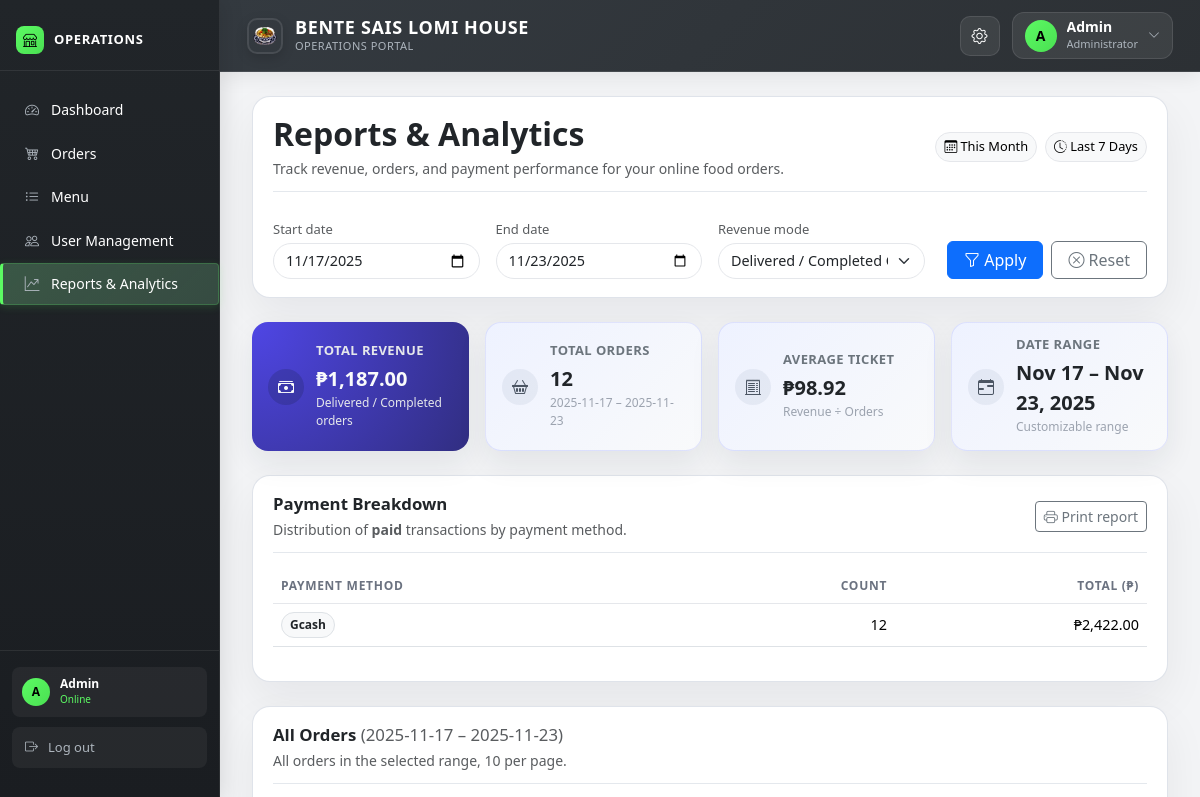
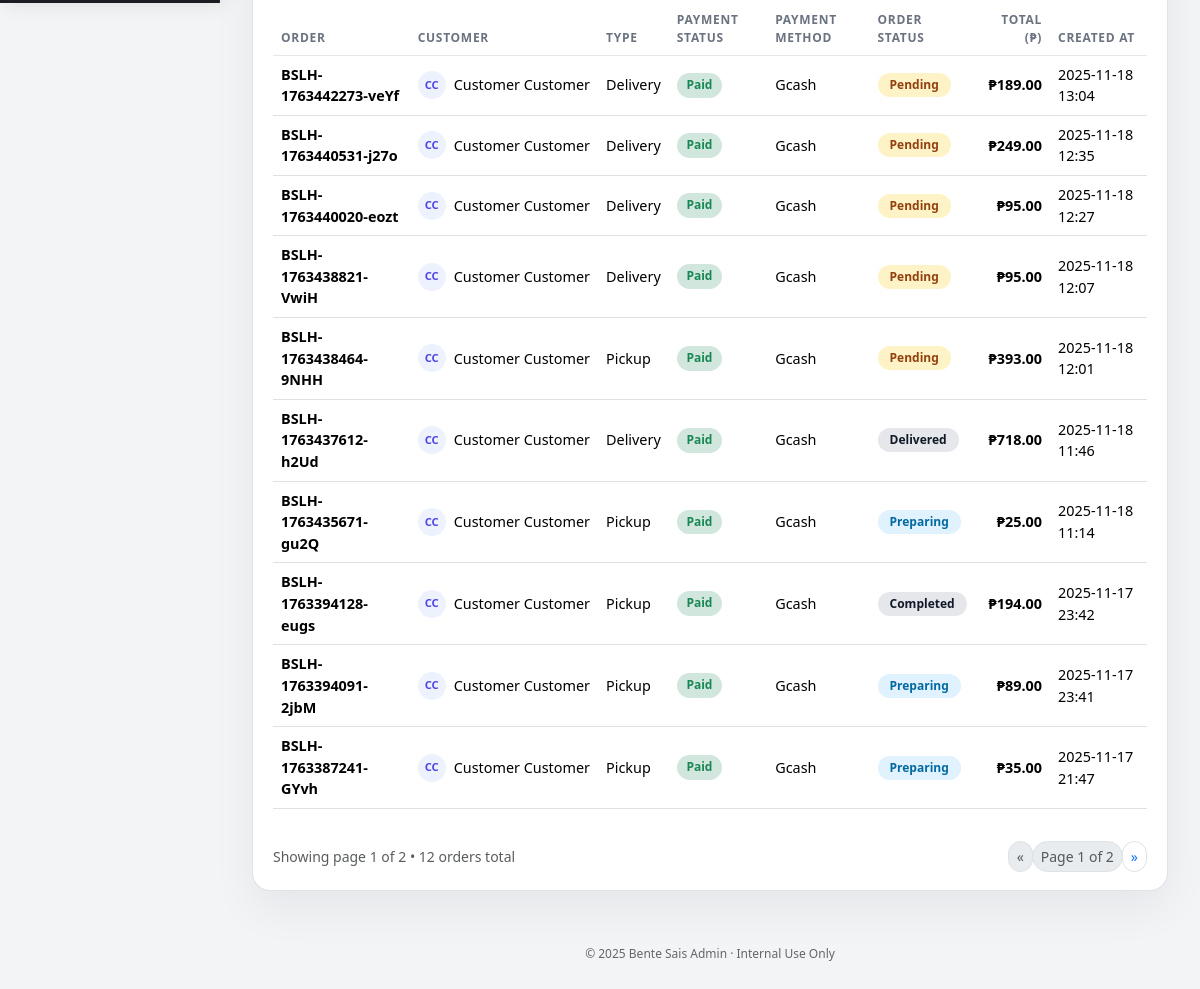
Page /admin/reports.php (signed in) on the earlier database version (2 pictures, top to bottom).
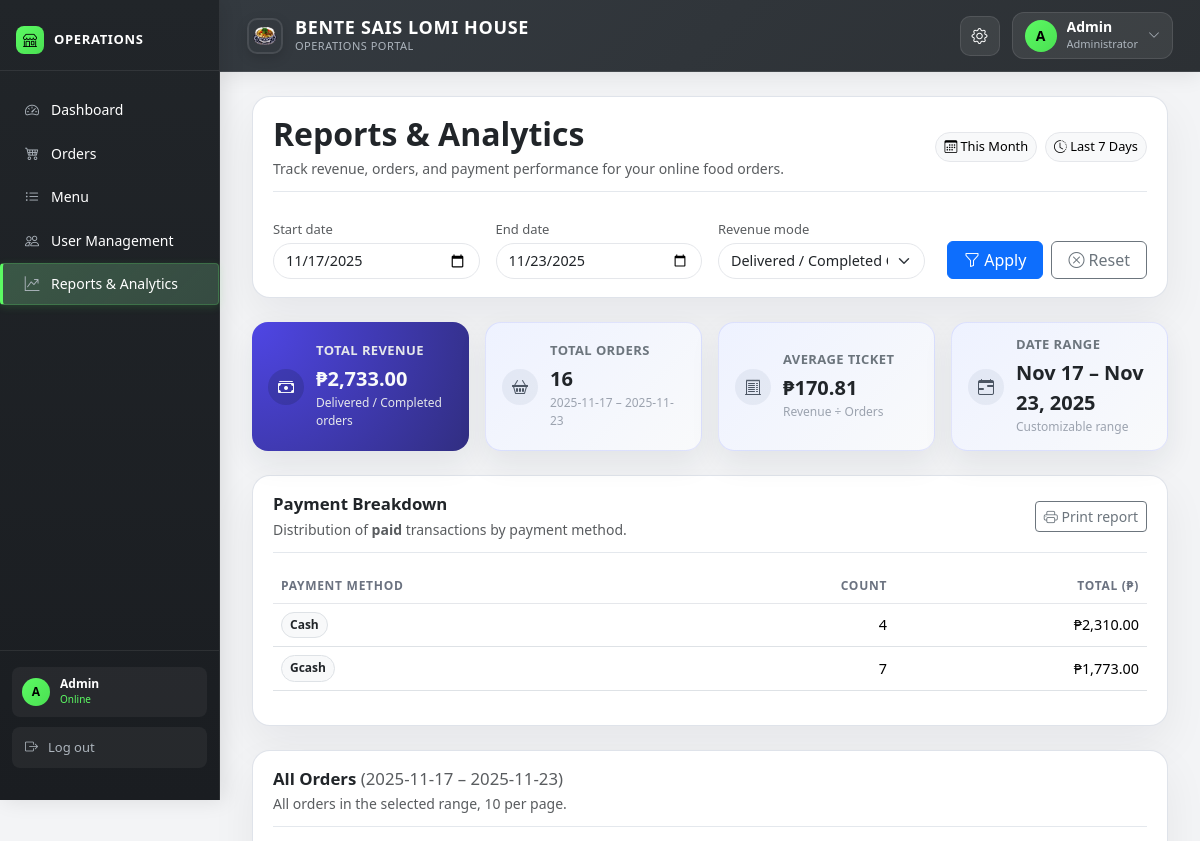
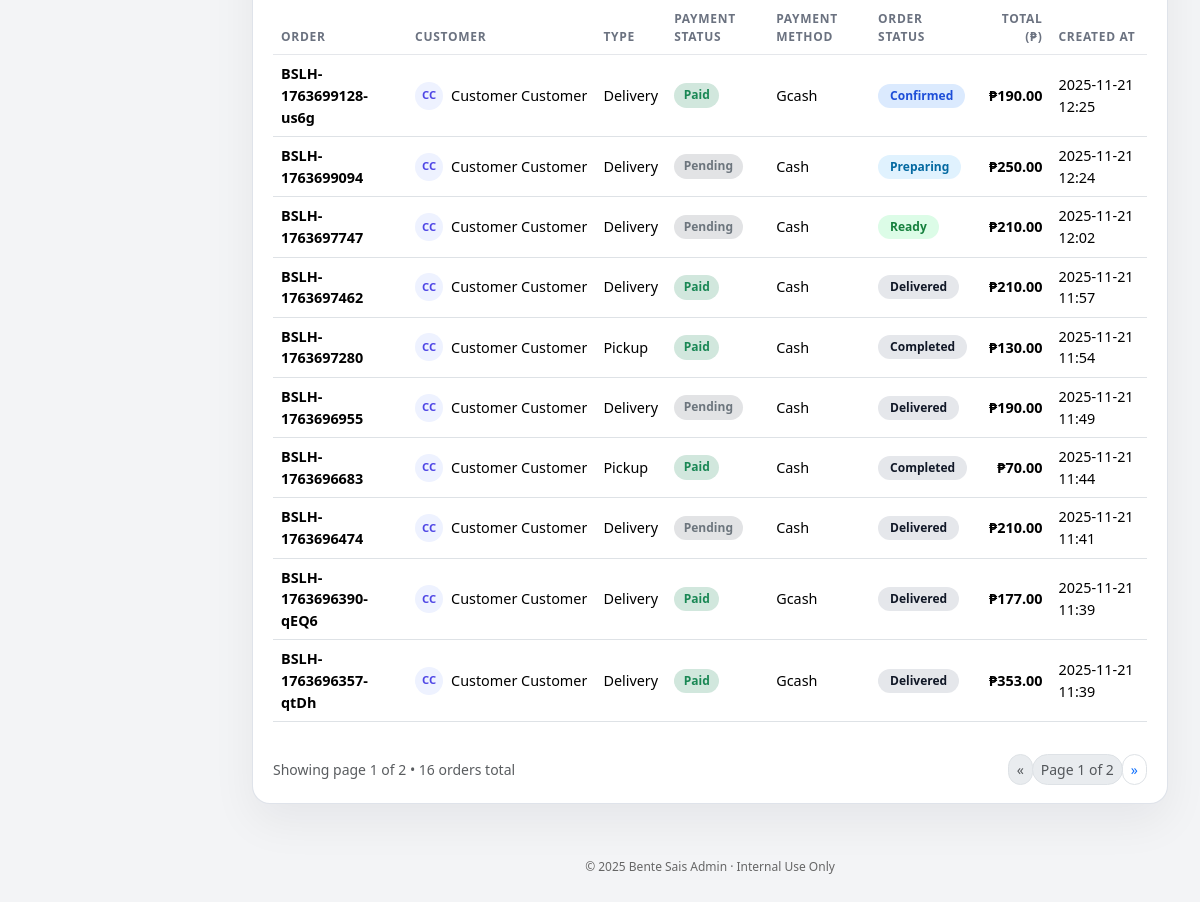
Same page on the later database version (2 pictures, top to bottom).
### tables this page shows
CREATE TABLE `order_payment_details` (
  `payment_id` int(11) NOT NULL,
  `order_id` int(11) NOT NULL,
  `payment_method` enum('cash','gcash','card') NOT NULL,
  `payment_status` enum('pending','paid','failed','refunded') DEFAULT 'pending',
  `gcash_reference` varchar(100) DEFAULT NULL,
  `gcash_amount` decimal(10,2) DEFAULT NULL,
  `gcash_sender_name` varchar(100) DEFAULT NULL,
  `amount_paid` decimal(10,2) DEFAULT NULL,
  `change_amount` decimal(10,2) DEFAULT NULL,
  `paid_at` datetime DEFAULT NULL
);

CREATE TABLE `orders` (
  `order_id` int(11) NOT NULL,
  `order_number` varchar(20) NOT NULL,
  `user_id` int(11) DEFAULT NULL,
  `order_type` enum('pickup','delivery') NOT NULL,
  `order_time` datetime NOT NULL,
  `preferred_time` datetime DEFAULT NULL,
  `status` enum('pending','confirmed','preparing','ready','out_for_delivery','delivered','completed','cancelled') DEFAULT 'pending',
  `subtotal` decimal(10,2) NOT NULL DEFAULT 0.00,
  `delivery_fee` decimal(10,2) NOT NULL DEFAULT 0.00,
  `tip_amount` decimal(10,2) NOT NULL DEFAULT 0.00,
  `total_amount` decimal(10,2) NOT NULL DEFAULT 0.00,
  `handler_id` int(11) DEFAULT NULL,
  `driver_id` int(11) DEFAULT NULL,
  `confirmed_at` datetime DEFAULT NULL,
  `preparing_at` datetime DEFAULT NULL,
  `ready_at` datetime DEFAULT NULL,
  `out_for_delivery_at` datetime DEFAULT NULL,
  `delivered_at` datetime DEFAULT NULL,
  `cancelled_at` datetime DEFAULT NULL,
  `created_at` datetime DEFAULT current_timestamp(),
  `updated_at` datetime DEFAULT current_timestamp() ON UPDATE current_timestamp()
);

### admin/reports.php (the view, shortened to what the changed rows need)
<?php
include __DIR__ . '/includes/header.php';
$DB = [
  'TABLE_ORDERS'   => 'orders',
  'TABLE_CUST'     => 'order_customer_details',
  'TABLE_PAY'      => 'order_payment_details',
  'COL_ORDER_ID'   => 'order_id',
  'COL_ORDER_NUM'  => 'order_number',
  'COL_USER_ID'    => 'user_id',
  'COL_CUST_NAME'  => 'customer_first_name',
  'COL_CUST_LNAME' => 'customer_last_name',
  'COL_TYPE'       => 'order_type',
  'COL_STATUS'     => 'status',
  'COL_PAY_STATUS' => 'payment_status',
  'COL_PAY_METHOD' => 'payment_method',
  'COL_PAY_AMOUNT' => 'amount_paid',
  'COL_PAY_DATE'   => 'paid_at',
  'COL_TOTAL'      => 'total_amount',
  'COL_CREATED'    => 'created_at',
];
function peso($n) { return '₱' . number_format((float)$n, 2); }
function h($s){ return htmlspecialchars((string)$s, ENT_QUOTES, 'UTF-8'); }
$start = isset($_GET['start']) && $_GET['start'] !== '' ? $_GET['start'] : date('Y-m-d', strtotime('-6 days'));
$end   = isset($_GET['end'])   && $_GET['end']   !== '' ? $_GET['end']   : date('Y-m-d');
$revMode = $_GET['rev_mode'] ?? 'completed';
$perPage = 10;
$page = isset($_GET['page']) ? (int)$_GET['page'] : 1;
$from = $start . ' 00:00:00';
$to   = $end   . ' 23:59:59';
$T_O = $DB['TABLE_ORDERS'];
$T_C = $DB['TABLE_CUST'];
$T_P = $DB['TABLE_PAY'];
$O_ID = $DB['COL_ORDER_ID'];
$O_NUM = $DB['COL_ORDER_NUM'];
$O_CREATED = $DB['COL_CREATED'];
$O_STATUS = $DB['COL_STATUS'];
$O_TOTAL = $DB['COL_TOTAL'];
$O_TYPE = $DB['COL_TYPE'];
$C_FNAME = $DB['COL_CUST_NAME'];
$C_LNAME = $DB['COL_CUST_LNAME'];
$P_STATUS = $DB['COL_PAY_STATUS'];
$P_METHOD = $DB['COL_PAY_METHOD'];
$P_DATE = $DB['COL_PAY_DATE'];
$P_AMOUNT = $DB['COL_PAY_AMOUNT'];
$sum = ['revenue'=>0,'orders'=>0];
if ($revMode === 'paid') {
    $sql = "SELECT COALESCE(SUM($T_P.$P_AMOUNT),0) FROM $T_P WHERE $T_P.$P_DATE BETWEEN ? AND ? AND $T_P.$P_STATUS = 'paid'";
} else {
    $sql = "SELECT COALESCE(SUM($T_O.$O_TOTAL),0) FROM $T_O WHERE $T_O.$O_CREATED BETWEEN ? AND ? AND $T_O.$O_STATUS IN ('delivered','completed')";
}
if ($stmt = $conn->prepare($sql)) {
  $stmt->bind_param('ss', $from, $to);
  $stmt->execute(); $stmt->bind_result($sum['revenue']); $stmt->fetch(); $stmt->close();
}
if ($stmt = $conn->prepare("SELECT COUNT(*) FROM $T_O WHERE $O_CREATED BETWEEN ? AND ?")) {
  $stmt->bind_param('ss', $from, $to);
  $stmt->execute(); $stmt->bind_result($sum['orders']); $stmt->fetch(); $stmt->close();
}
$totalOrders = (int)$sum['orders'];
$totalPages = max(1, (int)ceil($totalOrders / $perPage));
$offset = ($page - 1) * $perPage;
$payRows = [];
$sql = "SELECT
            COALESCE($P_METHOD,'Unknown') AS method,
            COUNT($O_ID) AS cnt,
            COALESCE(SUM($P_AMOUNT),0) AS amt
        FROM $T_P
        WHERE $P_DATE BETWEEN ? AND ? AND $P_STATUS='paid'
        GROUP BY COALESCE($P_METHOD,'Unknown')
        ORDER BY amt DESC";
if ($stmt = $conn->prepare($sql)) {
  $stmt->bind_param('ss', $from, $to);
  $stmt->execute();
  $res = $stmt->get_result();
  while ($r = $res->fetch_assoc()) { $payRows[] = $r; }
}
$orders = [];
$sql = "SELECT
            o.$O_ID, o.$O_NUM, o.$O_CREATED, o.$O_TYPE, o.$O_STATUS, o.$O_TOTAL,
            CONCAT(ocd.$C_FNAME, ' ', ocd.$C_LNAME) as customer_name,
            opd.$P_STATUS, opd.$P_METHOD
        FROM $T_O o
        LEFT JOIN $T_C ocd ON o.$O_ID = ocd.$O_ID
        LEFT JOIN $T_P opd ON o.$O_ID = opd.$O_ID
        WHERE o.$O_CREATED BETWEEN ? AND ?
        ORDER BY o.$O_CREATED DESC
        LIMIT ? OFFSET ?";
if ($stmt = $conn->prepare($sql)) {
  $stmt->bind_param('ssii', $from, $to, $perPage, $offset);
  $stmt->execute();
  $res = $stmt->get_result();
  while ($r = $res->fetch_assoc()) { $orders[] = $r; }
}
?>
<div class="container-fluid">
  <main class="main-content py-4">
    <div class="content-card mb-4 no-print">
      <div class="content-card-header d-flex justify-content-between align-items-center">
        <div>
          <h2 class="page-title mb-1">Reports &amp; Analytics</h2>
        </div>
      </div>
    </div>
    <div id="print-area">
      <div class="row g-3 mb-4">
        <div class="col-sm-6 col-lg-3">
          <div class="stat-card stat-card-main">
            <div>
              <h5 class="stat-label">Total Revenue</h5>
              <div class="stat-value"><?= h(peso($sum['revenue'])) ?></div>
              <div class="stat-hint">
                <?= $revMode==='paid' ? 'Paid transactions only' : 'Delivered / Completed orders' ?>
              </div>
            </div>
          </div>
        </div>
        <div class="col-sm-6 col-lg-3">
          <div class="stat-card">
            <div>
              <h5 class="stat-label">Total Orders</h5>
              <div class="stat-value"><?= h(number_format($sum['orders'])) ?></div>
              <div class="stat-hint"><?= h($start) ?> – <?= h($end) ?></div>
            </div>
          </div>
        </div>
        <div class="col-sm-6 col-lg-3">
          <div class="stat-card">
            <div>
              <h5 class="stat-label">Average Ticket</h5>
              <div class="stat-value">
                <?= $sum['orders'] ? h(peso($sum['revenue'] / $sum['orders'])) : '₱0.00' ?>
              </div>
              <div class="stat-hint">Revenue ÷ Orders</div>
            </div>
          </div>
        </div>
      </div>
      <div class="content-card mb-4">
        <div class="content-card-header d-flex justify-content-between align-items-center">
          <div>
            <h2 class="section-title mb-1">Payment Breakdown</h2>
          </div>
        </div>
        <div class="table-responsive mt-3">
          <table class="table table-hover align-middle modern-table">
            <thead>
              <tr>
                <th>Payment method</th>
                <th class="text-end">Count</th>
                <th class="text-end">Total (₱)</th>
              </tr>
            </thead>
            <tbody>
              <?php if (!$payRows): ?>
                <tr>
                  <td colspan="3" class="text-center text-muted py-4">
                    <i class="bi bi-info-circle me-1"></i>No paid transactions in this range.
                  </td>
                </tr>
              <?php else: ?>
                <?php foreach ($payRows as $r): ?>
                  <tr>
                    <td class="fw-medium">
                      <span class="badge rounded-pill bg-light text-dark border me-1">
                        <?= h(ucfirst($r['method'])) ?>
                      </span>
                    </td>
                    <td class="text-end"><?= h(number_format($r['cnt'])) ?></td>
                    <td class="text-end"><?= h(peso($r['amt'])) ?></td>
                  </tr>
                <?php endforeach; ?>
              <?php endif; ?>
            </tbody>
          </table>
        </div>
      </div>
      <div class="content-card">
        <div class="content-card-header d-flex justify-content-between align-items-center flex-wrap gap-2">
          <div>
            <h2 class="section-title mb-1">
              All Orders <span class="text-muted fw-normal">(<?= h($start) ?> – <?= h($end) ?>)</span>
            </h2>
          </div>
        </div>
        <div class="table-responsive mt-3">
          <table class="table table-hover align-middle modern-table">
            <thead>
              <tr>
                <th>Order</th>
                <th>Customer</th>
                <th>Type</th>
                <th>Payment status</th>
                <th>Payment method</th>
                <th>Order status</th>
                <th class="text-end">Total (₱)</th>
                <th>Created at</th>
              </tr>
            </thead>
            <tbody>
              <?php if (!$orders): ?>
                <tr>
                  <td colspan="8" class="text-center text-muted py-4">
                    <i class="bi bi-inbox me-1"></i>No orders in this period.
                  </td>
                </tr>
              <?php else: ?>
                <?php foreach ($orders as $r): ?>
                  <tr>
                    <td class="fw-semibold">
                      <strong><?= h($r[$O_NUM] ?? $r[$O_ID]) ?></strong>
                    </td>
                    <td>
                      <?php
                        $customer = trim($r['customer_name'] ?? '');
                        $initials = 'C';
                        if ($customer !== '') {
                          $parts = explode(' ', $customer);
                          $initials = strtoupper(substr($parts[0], 0, 1) . (isset($parts[1]) ? substr($parts[1], 0, 1) : ''));
                        }
                      ?>
                      <div class="d-flex align-items-center gap-2">
                        <div class="avatar-circle">
                          <span><?= h($initials) ?></span>
                        </div>
                        <span class="text-truncate" style="max-width: 160px;">
                          <?= h($customer ?: 'Walk-in / Unknown') ?>
                        </span>
                      </div>
                    </td>
                    <td><?= h(ucfirst($r[$O_TYPE])) ?></td>
                    <td>
                      <?php
                        $payStatus = $r[$P_STATUS] ?? 'unpaid';
                        $payBadge = 'bg-secondary-subtle text-secondary';
                        if ($payStatus === 'paid') {
                            $payBadge = 'bg-success-subtle text-success';
                        } elseif ($payStatus === 'failed') {
                            $payBadge = 'bg-danger-subtle text-danger';
                        } elseif ($payStatus === 'refunded') {
                            $payBadge = 'bg-info-subtle text-info';
                        }
                      ?>
                      <span class="badge <?= h($payBadge) ?> badge-rounded">
                        <?= h(ucfirst($payStatus ?: 'Pending')) ?>
                      </span>
                    </td>
                    <td class="text-capitalize">
                      <?= h($r[$P_METHOD] ? $r[$P_METHOD] : '—') ?>
                    </td>
                    <td>
                      <?php
                        $status_map = [
                          'pending'          => 'status-pending',
                          'confirmed'        => 'status-confirmed',
                          'preparing'        => 'status-preparing',
                          'ready'            => 'status-ready',
                          'out_for_delivery' => 'status-out-for-delivery',
                          'delivered'        => 'status-delivered',
                          'completed'        => 'status-completed',
                          'cancelled'        => 'status-cancelled',
                        ];
                        $status_class = $status_map[$r[$O_STATUS]] ?? 'bg-secondary text-white';
                      ?>
                      <span class="status-badge <?= h($status_class) ?>">
                        <?= h(ucfirst(str_replace('_', ' ', $r[$O_STATUS]))) ?>
                      </span>
                    </td>
                    <td class="text-end fw-semibold">
                      <?= h(peso($r[$O_TOTAL])) ?>
                    </td>
                    <td>
                      <?= h(date('Y-m-d H:i', strtotime($r[$O_CREATED]))) ?>
                    </td>
                  </tr>
                <?php endforeach; ?>
              <?php endif; ?>
            </tbody>
          </table>
        </div>
        <?php if ($totalPages > 1): ?>
        <div class="d-flex justify-content-between align-items-center no-print mt-3 flex-wrap gap-2">
          <small class="text-muted">
            Showing page <?= $page ?> of <?= $totalPages ?> • <?= h(number_format($totalOrders)) ?> orders total
          </small>
          <nav>
            <ul class="pagination pagination-sm mb-0">
              <li class="page-item <?= $page <= 1 ? 'disabled' : '' ?>">
                <a class="page-link"
                   href="?start=<?=h($start)?>&end=<?=h($end)?>&rev_mode=<?=h($revMode)?>&page=<?= max(1, $page - 1) ?>">
                  &laquo;
                </a>
              </li>
              <li class="page-item disabled">
                <span class="page-link">
                  Page <?= $page ?> of <?= $totalPages ?>
                </span>
              </li>
              <li class="page-item <?= $page >= $totalPages ? 'disabled' : '' ?>">
                <a class="page-link"
                   href="?start=<?=h($start)?>&end=<?=h($end)?>&rev_mode=<?=h($revMode)?>&page=<?= min($totalPages, $page + 1) ?>">
                  &raquo;
                </a>
              </li>
            </ul>
          </nav>
        </div>
        <?php endif; ?>
      </div>
    </div> </main>
</div>
<?php include __DIR__ . '/includes/footer.php'; ?>

Differences in the rows shown:
removed order_payment_details: order.order_number "BSLH-1763442273-veYf", initials "CC", customer "Customer Customer", order.order_type "Delivery", payment_status "Paid", payment_method "Gcash", order.status "Pending", order.total_amount "₱189.00", order.created_at "2025-11-18 13:04"
removed order_payment_details: order.order_number "BSLH-1763440531-j27o", initials "CC", customer "Customer Customer", order.order_type "Delivery", payment_status "Paid", payment_method "Gcash", order.status "Pending", order.total_amount "₱249.00", order.created_at "2025-11-18 12:35"
removed order_payment_details: order.order_number "BSLH-1763440020-eozt", initials "CC", customer "Customer Customer", order.order_type "Delivery", payment_status "Paid", payment_method "Gcash", order.status "Pending", order.total_amount "₱95.00", order.created_at "2025-11-18 12:27"
removed order_payment_details: order.order_number "BSLH-1763438821-VwiH", initials "CC", customer "Customer Customer", order.order_type "Delivery", payment_status "Paid", payment_method "Gcash", order.status "Pending", order.total_amount "₱95.00", order.created_at "2025-11-18 12:07"
removed order_payment_details: order.order_number "BSLH-1763438464-9NHH", initials "CC", customer "Customer Customer", order.order_type "Pickup", payment_status "Paid", payment_method "Gcash", order.status "Pending", order.total_amount "₱393.00", order.created_at "2025-11-18 12:01"
removed order_payment_details: order.order_number "BSLH-1763437612-h2Ud", initials "CC", customer "Customer Customer", order.order_type "Delivery", payment_status "Paid", payment_method "Gcash", order.status "Delivered", order.total_amount "₱718.00", order.created_at "2025-11-18 11:46"
removed order_payment_details: order.order_number "BSLH-1763435671-gu2Q", initials "CC", customer "Customer Customer", order.order_type "Pickup", payment_status "Paid", payment_method "Gcash", order.status "Preparing", order.total_amount "₱25.00", order.created_at "2025-11-18 11:14"
removed order_payment_details: order.order_number "BSLH-1763394128-eugs", initials "CC", customer "Customer Customer", order.order_type "Pickup", payment_status "Paid", payment_method "Gcash", order.status "Completed", order.total_amount "₱194.00", order.created_at "2025-11-17 23:42"
removed order_payment_details: order.order_number "BSLH-1763394091-2jbM", initials "CC", customer "Customer Customer", order.order_type "Pickup", payment_status "Paid", payment_method "Gcash", order.status "Preparing", order.total_amount "₱89.00", order.created_at "2025-11-17 23:41"
removed order_payment_details: order.order_number "BSLH-1763387241-GYvh", initials "CC", customer "Customer Customer", order.order_type "Pickup", payment_status "Paid", payment_method "Gcash", order.status "Preparing", order.total_amount "₱35.00", order.created_at "2025-11-17 21:47"
added order_payment_details: order.order_number "BSLH-1763699128-us6g", initials "CC", customer "Customer Customer", order.order_type "Delivery", payment_status "Paid", payment_method "Gcash", order.status "Confirmed", order.total_amount "₱190.00", order.created_at "2025-11-21 12:25"
added order_payment_details: order.order_number "BSLH-1763699094", initials "CC", customer "Customer Customer", order.order_type "Delivery", payment_status "Pending", payment_method "Cash", order.status "Preparing", order.total_amount "₱250.00", order.created_at "2025-11-21 12:24"
added order_payment_details: order.order_number "BSLH-1763697747", initials "CC", customer "Customer Customer", order.order_type "Delivery", payment_status "Pending", payment_method "Cash", order.status "Ready", order.total_amount "₱210.00", order.created_at "2025-11-21 12:02"
added order_payment_details: order.order_number "BSLH-1763697462", initials "CC", customer "Customer Customer", order.order_type "Delivery", payment_status "Paid", payment_method "Cash", order.status "Delivered", order.total_amount "₱210.00", order.created_at "2025-11-21 11:57"
added order_payment_details: order.order_number "BSLH-1763697280", initials "CC", customer "Customer Customer", order.order_type "Pickup", payment_status "Paid", payment_method "Cash", order.status "Completed", order.total_amount "₱130.00", order.created_at "2025-11-21 11:54"
added order_payment_details: order.order_number "BSLH-1763696955", initials "CC", customer "Customer Customer", order.order_type "Delivery", payment_status "Pending", payment_method "Cash", order.status "Delivered", order.total_amount "₱190.00", order.created_at "2025-11-21 11:49"
added order_payment_details: order.order_number "BSLH-1763696683", initials "CC", customer "Customer Customer", order.order_type "Pickup", payment_status "Paid", payment_method "Cash", order.status "Completed", order.total_amount "₱70.00", order.created_at "2025-11-21 11:44"
added order_payment_details: order.order_number "BSLH-1763696474", initials "CC", customer "Customer Customer", order.order_type "Delivery", payment_status "Pending", payment_method "Cash", order.status "Delivered", order.total_amount "₱210.00", order.created_at "2025-11-21 11:41"
added order_payment_details: order.order_number "BSLH-1763696390-qEQ6", initials "CC", customer "Customer Customer", order.order_type "Delivery", payment_status "Paid", payment_method "Gcash", order.status "Delivered", order.total_amount "₱177.00", order.created_at "2025-11-21 11:39"
added order_payment_details: order.order_number "BSLH-1763696357-qtDh", initials "CC", customer "Customer Customer", order.order_type "Delivery", payment_status "Paid", payment_method "Gcash", order.status "Delivered", order.total_amount "₱353.00", order.created_at "2025-11-21 11:39"
Other differences:
peso($sum['revenue']): "₱1,187.00" → "₱2,733.00"
$sum['orders']: "12" → "16"
peso($sum['revenue'] / $sum['orders']): "₱98.92" → "₱170.81"
$totalOrders: "12" → "16"
new list line: "Cash 4 ₱2,310.00"
new list line: "Gcash 7 ₱1,773.00"
list line gone: "Gcash 12 ₱2,422.00"
